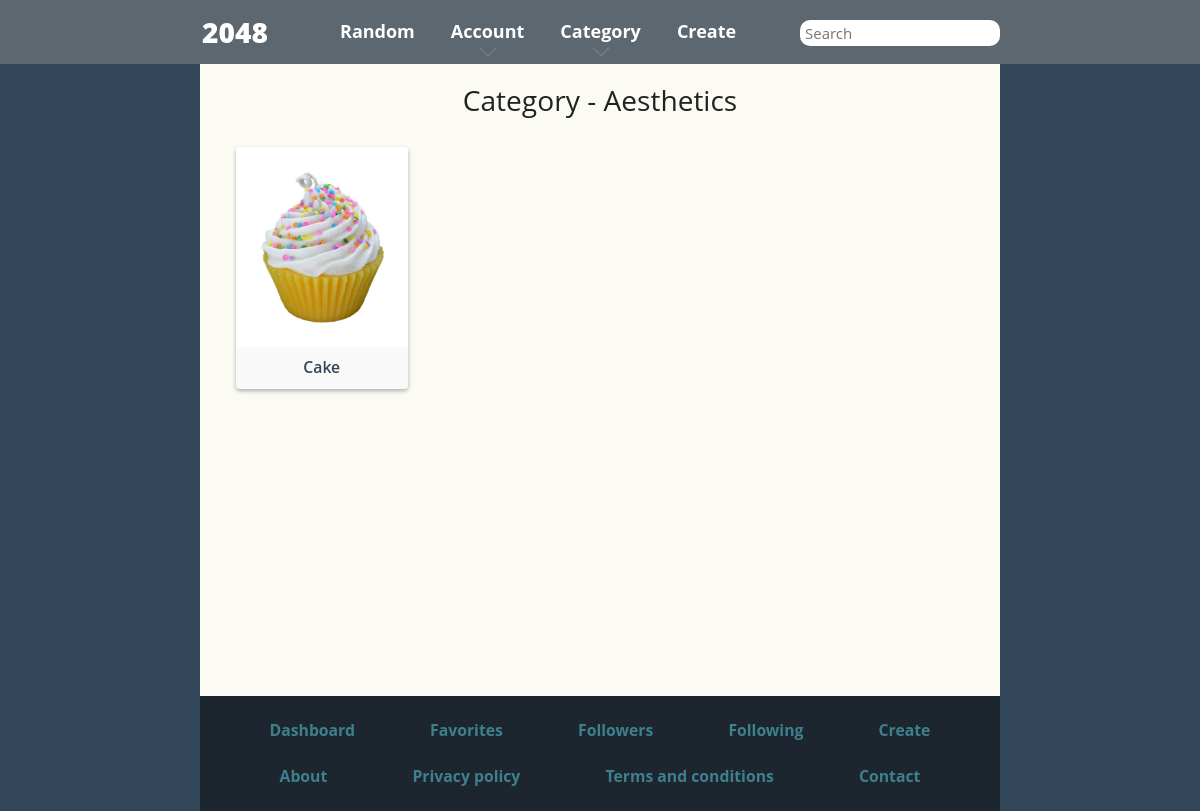
The page /category.php?id=1 on the database as committed earlier.
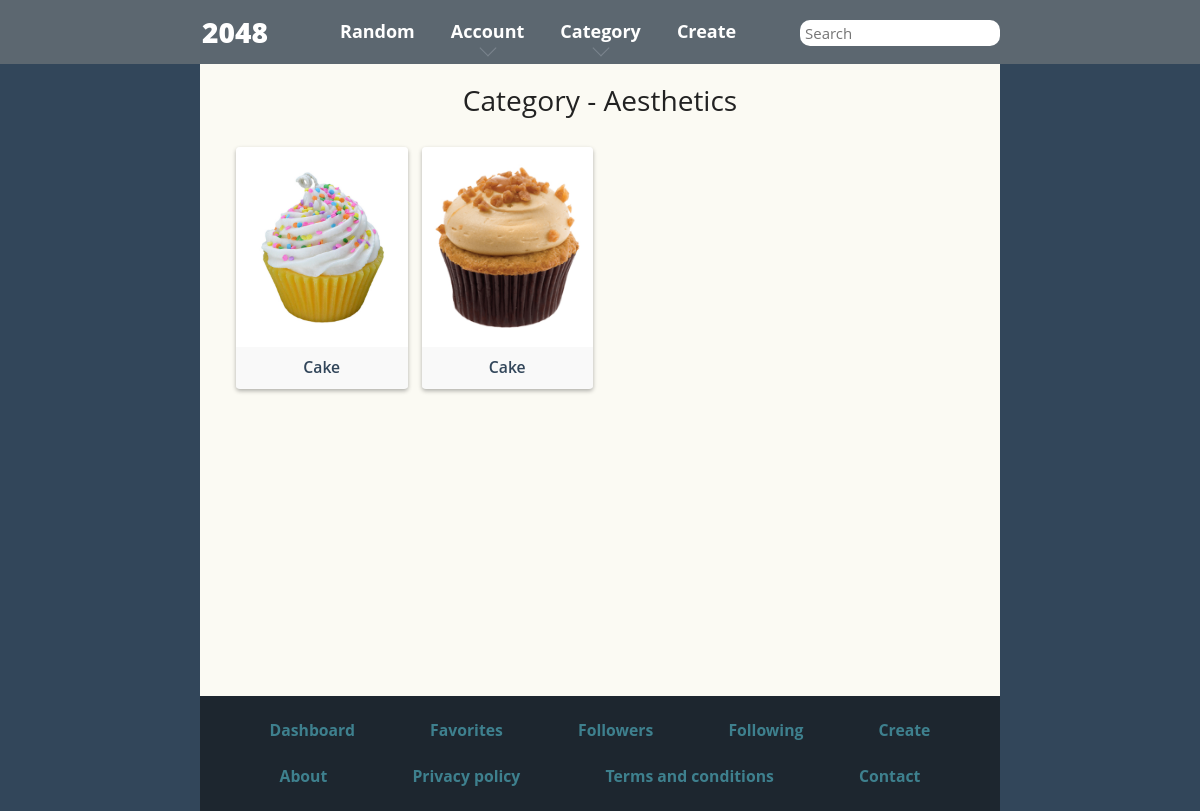
The same page on the database as committed later.
### tables this page shows
CREATE TABLE `games` (
  `id_game` int(11) NOT NULL,
  `id_user` int(11) NOT NULL,
  `name_game` varchar(255) NOT NULL,
  `category_game` int(11) NOT NULL,
  `thumbnail_game` varchar(255) NOT NULL,
  `img_1_game` varchar(255) NOT NULL,
  `img_2_game` varchar(255) NOT NULL,
  `img_3_game` varchar(255) NOT NULL,
  `img_4_game` varchar(255) NOT NULL,
  `img_5_game` varchar(255) NOT NULL,
  `img_6_game` varchar(255) NOT NULL,
  `img_7_game` varchar(255) NOT NULL,
  `img_8_game` varchar(255) NOT NULL,
  `img_9_game` varchar(255) NOT NULL,
  `img_10_game` varchar(255) NOT NULL,
  `img_11_game` varchar(255) NOT NULL,
  `img_12_game` varchar(255) NOT NULL,
  `img_13_game` varchar(255) NOT NULL,
  `img_14_game` varchar(255) NOT NULL,
  `img_15_game` varchar(255) NOT NULL,
  `img_16_game` varchar(255) NOT NULL,
  `datetime_game` varchar(255) NOT NULL
);

### category.php (the view, shortened to what this page needs)
<?php
include ('includes/header.php');
?>
<?php
    if (isset($_GET['id'])) {
        $id = intval($_GET['id']);
        $query_1 = "SELECT * FROM category WHERE id_category = ?";
        $statement_1 = $pdo->prepare($query_1);
        $statement_1->execute([$id]);
        $row_1 = $statement_1->fetch(PDO::FETCH_ASSOC);
?>
<div class="content-wrapper" id="contentWrapper">
    <div class="content" id="content" style="min-height: calc(100vh - 168px);">
        <div class="container-fluid">
            <h1 class="title">Category - <?php echo $row_1['name_category'];?></h1>
            <div class="game-blocks row no-gutters">
                <?php
                $query = "SELECT * FROM games WHERE category_game = ?";
                $statement = $pdo->prepare($query);
                $statement->execute([$id]);
                while ($row = $statement->fetch(PDO::FETCH_ASSOC)) {
                    ?>
                    <div class="col-lg-3 col-md-3 col-sm-4 col-6">
                    <a href="game.php/<?php echo $row['id_game'] ?>/4" title="">
                        <div class="game-block">
                        <div class="box" id="box_<?php echo $row['id_game'] ?>">
                            <img src="<?php
                            $target_dir = "uploads/{$row['id_game']}/";
                            $target_file = $target_dir . $row['thumbnail_game'];
                            echo $target_file ?>" accept="image/*" height="200px" style="object-fit: cover;">
                            <p class="game-name"><?php echo $row['name_game'] ?></p>
                        </div>
                        </div>
                    </a>
                    </div>
                    <?php
                }
                ?>
            </div>
        </div>
    </div>
</div>
<?php
    }
?>
<?php
include ('includes/footer.php');
?>

Rows that differ between the two databases and show on the page:
added games: id_game+thumbnail_game (picture), name_game "Cake"
